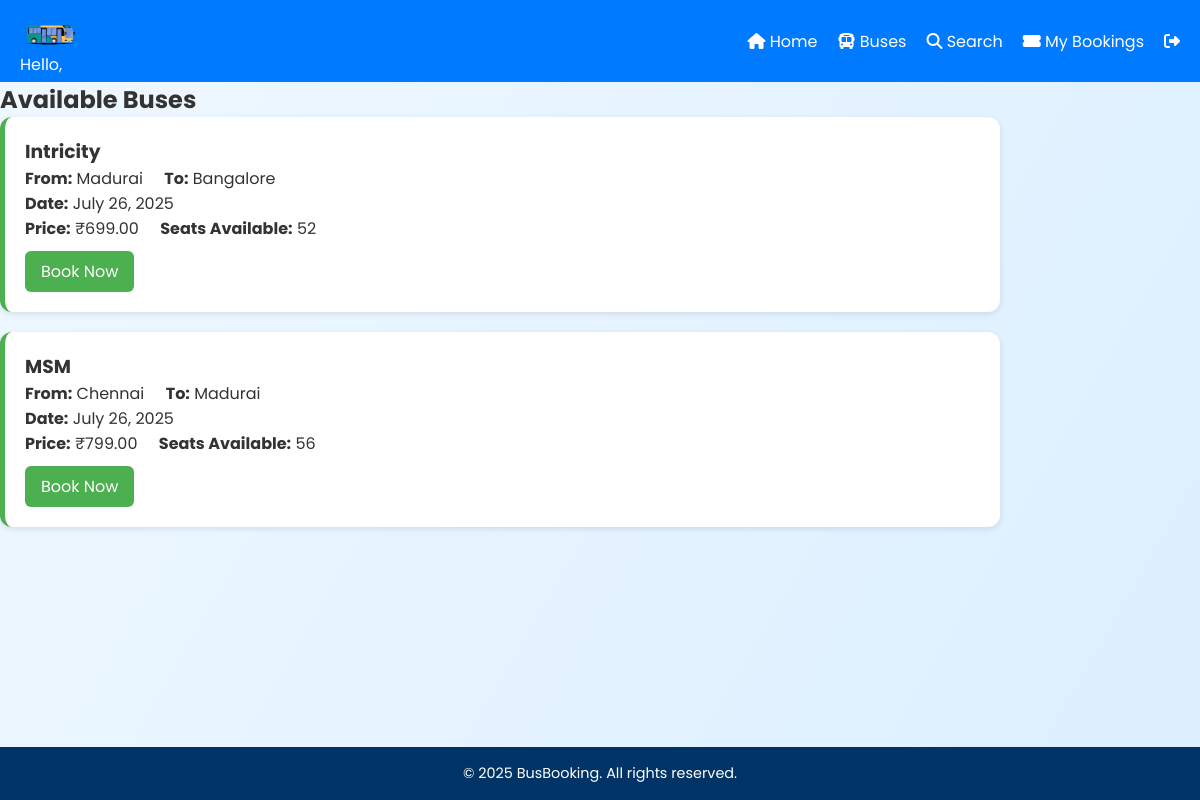
/buses/, run on the app's committed database.
### bookingapp/models.py (models this page shows, shortened)
class Bus(models.Model):
    BUS_TYPE_CHOICES = [
        ('AC', 'AC'),
        ('Non-AC', 'Non-AC'),
    ]
    CLASS_TYPE_CHOICES = [
        ('Sleeper', 'Sleeper'),
        ('Seater', 'Seater'),
    ]
    bus_name = models.CharField(max_length=100)
    source = models.CharField(max_length=100)
    destination = models.CharField(max_length=100)
    departure_time = models.TimeField()
    arrival_time = models.TimeField()
    date = models.DateField()
    available_seats = models.IntegerField()
    price = models.DecimalField(max_digits=8, decimal_places=2)
    bus_type = models.CharField(max_length=10, choices=BUS_TYPE_CHOICES, default='AC')
    bus_class = models.CharField(max_length=10, choices=CLASS_TYPE_CHOICES, default='Seater')
    pickup_point = models.CharField(max_length=100, default='Main Bus Stop')
    drop_point = models.CharField(max_length=100, default='Main Bus Stop')

### bookingapp/views.py (the view)
# urls.py: path('buses/', views.view_buses, name='view_buses'),
def view_buses(request):
    buses = Bus.objects.filter(date__gte=date.today())
    return render(request, 'buses.html', {'buses': buses})

### bookingapp/templates/buses.html
{% extends 'base.html' %}
{% block content %}
<div class="bus-list">
    <h2 class="page-title">Available Buses</h2>
    {% for bus in buses %}
    <div class="bus-card">
        <h3>{{ bus.bus_name }}</h3>
        <p><strong>From:</strong> {{ bus.source }} &nbsp;&nbsp;&nbsp;
           <strong>To:</strong> {{ bus.destination }}</p>
        <p><strong>Date:</strong> {{ bus.date }}</p>
        <p><strong>Price:</strong> ₹{{ bus.price }} &nbsp;&nbsp;&nbsp;
           <strong>Seats Available:</strong> {{ bus.available_seats }}</p>
        <a href="/book/{{ bus.id }}/" class="book-btn">Book Now</a>
    </div>
    {% endfor %}
</div>
{% endblock %}

### bookingapp/static/css/home.css (style rules this page uses)
* { margin: 0; padding: 0; box-sizing: border-box; }
body { font-family: 'Poppins', sans-serif; background: linear-gradient(120deg, #f0f8ff, #dbefff); color: #333; min-height: 100vh; display: flex; flex-direction: column; }
.bus-list { width: 100%; }
.bus-card { background-color: #fff; width: 1000px; padding: 20px; margin-bottom: 20px; border-left: 5px solid #4CAF50; border-radius: 12px; box-shadow: 0 2px 6px rgba(0, 0, 0, 0.1); transition: 0.3s ease; }
.bus-card a { display: inline-block; margin-top: 10px; padding: 8px 16px; background-color: #4CAF50; color: white; text-decoration: none; border-radius: 6px; }

### data on the page
Bus: bus_name "Intricity", source "Madurai", destination "Bangalore", date "July 26, 2025", price "699.00", available_seats "52"
Bus: bus_name "MSM", source "Chennai", destination "Madurai", date "July 26, 2025", price "799.00", available_seats "56"
